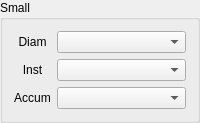
         <widget class="QGroupBox" name="gBox_mid1_2">
          <property name="title">
           <string>Small</string>
          </property>
          <layout class="QGridLayout" name="gridLayout_4">
           <item row="0" column="0">
            <widget class="QLabel" name="label_39">
             <property name="text">
              <string>&lt;html&gt;&lt;head/&gt;&lt;body&gt;&lt;p align=&quot;center&quot;&gt;Diam&lt;/p&gt;&lt;/body&gt;&lt;/html&gt;</string>
             </property>
            </widget>
           </item>
           <item row="0" column="1">
            <widget class="QComboBox" name="comboBox_diam_3">
             <item>
              <property name="text">
               <string/>
              </property>
             </item>
             <item>
              <property name="text">
               <string>DN3</string>
              </property>
             </item>
             <item>
              <property name="text">
               <string>DN10</string>
              </property>
             </item>
             <item>
              <property name="text">
               <string>DN25</string>
              </property>
             </item>
             <item>
              <property name="text">
               <string>DN50</string>
              </property>
             </item>
            </widget>
           </item>
           <item row="1" column="0">
            <widget class="QLabel" name="label_40">
             <property name="text">
              <string>&lt;html&gt;&lt;head/&gt;&lt;body&gt;&lt;p align=&quot;center&quot;&gt;Inst&lt;/p&gt;&lt;/body&gt;&lt;/html&gt;</string>
             </property>
            </widget>
           </item>
           <item row="1" column="1">
            <widget class="QComboBox" name="cBox_instroute_3">
             <property name="sizePolicy">
              <sizepolicy hsizetype="Expanding" vsizetype="Fixed">
               <horstretch>0</horstretch>
               <verstretch>0</verstretch>
              </sizepolicy>
             </property>
             <property name="font">
              <font>
               <weight>50</weight>
               <italic>false</italic>
               <bold>false</bold>
               <kerning>false</kerning>
              </font>
             </property>
             <property name="acceptDrops">
              <bool>false</bool>
             </property>
             <property name="layoutDirection">
              <enum>Qt::LeftToRight</enum>
             </property>
             <property name="autoFillBackground">
              <bool>false</bool>
             </property>
             <property name="frame">
              <bool>true</bool>
             </property>
             <item>
              <property name="text">
               <string/>
              </property>
              <property name="icon">
               <iconset>
                <normaloff>C:/Users/Administrator/none.ico</normaloff>C:/Users/Administrator/none.ico</iconset>
              </property>
             </item>
             <item>
              <property name="text">
               <string>       0</string>
              </property>
             </item>
             <item>
              <property name="text">
               <string>       1</string>
              </property>
             </item>
             <item>
              <property name="text">
               <string>       2</string>
              </property>
             </item>
             <item>
              <property name="text">
               <string>       3</string>
              </property>
             </item>
             <item>
              <property name="text">
               <string>       4</string>
              </property>
             </item>
             <item>
              <property name="text">
               <string>       5</string>
              </property>
             </item>
             <item>
              <property name="text">
               <string>       6</string>
              </property>
             </item>
             <item>
              <property name="text">
               <string>       7</string>
              </property>
             </item>
             <item>
              <property name="text">
               <string>       8</string>
              </property>
             </item>
             <item>
              <property name="text">
               <string>       9</string>
              </property>
             </item>
             <item>
              <property name="text">
               <string>       10</string>
              </property>
             </item>
             <item>
              <property name="text">
               <string>       11</string>
              </property>
             </item>
            </widget>
           </item>
           <item row="2" column="0">
            <widget class="QLabel" name="label_41">
             <property name="text">
              <string>&lt;html&gt;&lt;head/&gt;&lt;body&gt;&lt;p align=&quot;center&quot;&gt;Accum&lt;/p&gt;&lt;/body&gt;&lt;/html&gt;</string>
             </property>
            </widget>
           </item>
           <item row="2" column="1">
            <widget class="QComboBox" name="cBox_accumroute_3">
             <property name="sizePolicy">
              <sizepolicy hsizetype="Expanding" vsizetype="Fixed">
               <horstretch>0</horstretch>
               <verstretch>0</verstretch>
              </sizepolicy>
             </property>
             <property name="font">
              <font>
               <weight>50</weight>
               <italic>false</italic>
               <bold>false</bold>
               <kerning>false</kerning>
              </font>
             </property>
             <property name="acceptDrops">
              <bool>false</bool>
             </property>
             <property name="layoutDirection">
              <enum>Qt::LeftToRight</enum>
             </property>
             <property name="autoFillBackground">
              <bool>false</bool>
             </property>
             <property name="frame">
              <bool>true</bool>
             </property>
             <item>
              <property name="text">
               <string/>
              </property>
              <property name="icon">
               <iconset>
                <normaloff>C:/Users/Administrator/none.ico</normaloff>C:/Users/Administrator/none.ico</iconset>
              </property>
             </item>
             <item>
              <property name="text">
               <string>       0</string>
              </property>
             </item>
             <item>
              <property name="text">
               <string>       1</string>
              </property>
             </item>
             <item>
              <property name="text">
               <string>       2</string>
              </property>
             </item>
             <item>
              <property name="text">
               <string>       3</string>
              </property>
             </item>
             <item>
              <property name="text">
               <string>       4</string>
              </property>
             </item>
             <item>
              <property name="text">
               <string>       5</string>
              </property>
             </item>
             <item>
              <property name="text">
               <string>       6</string>
              </property>
             </item>
             <item>
              <property name="text">
               <string>       7</string>
              </property>
             </item>
             <item>
              <property name="text">
               <string>       8</string>
              </property>
             </item>
             <item>
              <property name="text">
               <string>       9</string>
              </property>
             </item>
             <item>
              <property name="text">
               <string>       10</string>
              </property>
             </item>
             <item>
              <property name="text">
               <string>       11</string>
              </property>
             </item>
             <item>
              <property name="text">
               <string>       12</string>
              </property>
             </item>
             <item>
              <property name="text">
               <string>       13</string>
              </property>
             </item>
             <item>
              <property name="text">
               <string>       14</string>
              </property>
             </item>
             <item>
              <property name="text">
               <string>       15</string>
              </property>
             </item>
            </widget>
           </item>
          </layout>
         </widget>
